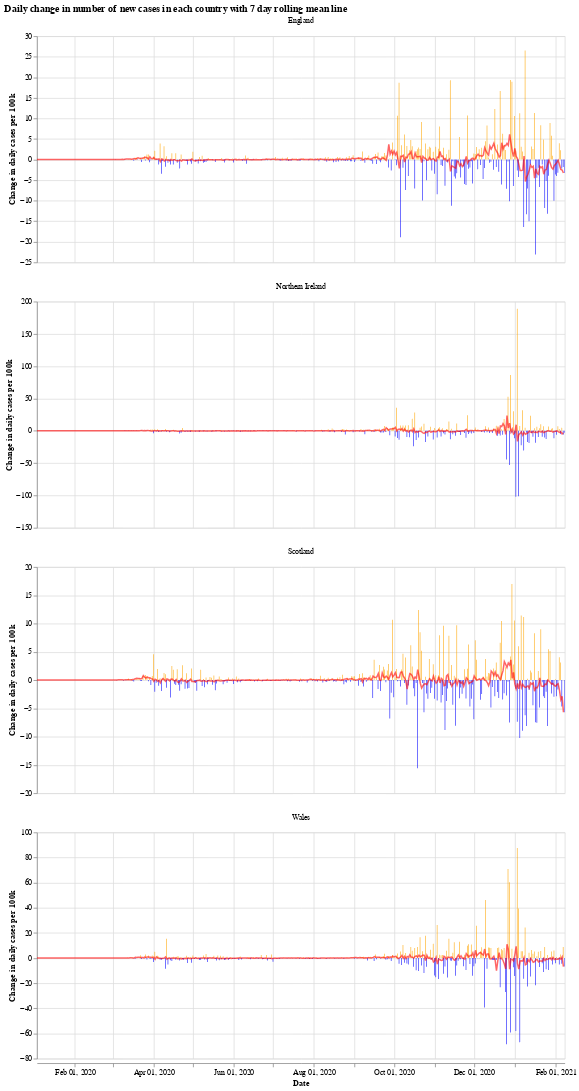

Source (notebook cell):
### Markdown cell above
We will use the Python library `Altair` for visualising the data, see the [altair docs](https://altair-viz.github.io/) for more information.

First we have a graph which shows the daily change in the number of new cases for each country. This number jumps up and down all over the place, which is likely due to delay in reporting of new cases over the weekend. Another interesting thing is that it looks like the daily cases in Wales experienced a much shorter period of calm over the summer (calm in the sense of daily cases not jumping up and down).

The orange bars are days when the number of new cases (per 100k population) was more than the previous day, while the blue are days when the number of new cases dropped. The red line is the 7 day moving average. 

When the moving average line is below 0, it means that there is a consistent drop in new cases. We can see this clearly happening around the times that lockdowns were introduced (though, to varying degrees). I will update the graphs soon with a marker of when each lockdown started.

### Code cell
# collapse
import altair as alt

bars = alt.Chart(uk_cases).mark_bar().encode(
    x=alt.X("yearmonthdate(date):T", axis=alt.Axis(title='Date')),
    y=alt.Y("casesChangeRate:Q", axis=alt.Axis(title='Change in daily cases per 100k')),
    tooltip='casesChange',
    color=alt.condition(
        alt.datum.casesChangeRate > 0,
        alt.value("orange"),  # The positive color
        alt.value("blue")  # The negative color
    )
).properties(title='Daily change in number of new cases with 7 day rolling mean',width=700).interactive()

line = alt.Chart(uk_cases).mark_line(
    color='red',
    size=2,
    opacity=0.6
).transform_window(
    rolling_mean='mean(casesChangeRate)',
    frame=[0, 7],
    groupby=['areaName']
).encode(
    x='yearmonthdate(date):T',
    y='rolling_mean:Q'
)

alt.layer(bars, line, data=uk_cases).facet(alt.Column(
    'areaName', title=''), columns=1).resolve_scale(y='independent').properties(title='Daily change in number of new cases in each country with 7 day rolling mean line')

### Figure 1 — Vega-Lite specification as saved in the notebook (floating-point values rounded to 4 significant figures; data arrays with more than 128 entries replaced by an {"elided": "..."} marker saying what was removed)
{"config": {"view": {"continuousWidth": 400, "continuousHeight": 300}}, "data": {"name": "data-045b01c13873dceab90d4da15d9f0a54"}, "facet": {"type": "nominal", "field": "areaName", "title": ""}, "spec": {"layer": [{"mark": "bar", "encoding": {"color": {"condition": {"value": "orange", "test": "(datum.casesChangeRate > 0)"}, "value": "blue"}, "tooltip": {"type": "quantitative", "field": "casesChange"}, "x": {"type": "temporal", "axis": {"title": "Date"}, "field": "date", "timeUnit": "yearmonthdate"}, "y": {"type": "quantitative", "axis": {"title": "Change in daily cases per 100k"}, "field": "casesChangeRate"}}, "selection": {"selector001": {"type": "interval", "bind": "scales", "encodings": ["x", "y"]}}, "title": "Daily change in number of new cases with 7 day rolling mean", "width": 700}, {"mark": {"type": "line", "color": "red", "opacity": 0.6, "size": 2}, "encoding": {"x": {"type": "temporal", "field": "date", "timeUnit": "yearmonthdate"}, "y": {"type": "quantitative", "field": "rolling_mean"}}, "transform": [{"window": [{"op": "mean", "field": "casesChangeRate", "as": "rolling_mean"}], "frame": [0, 7], "groupby": ["areaName"]}]}]}, "columns": 1, "resolve": {"scale": {"y": "independent"}}, "title": "Daily change in number of new cases in each country with 7 day rolling mean line", "$schema": "https://vega.github.io/schema/vega-lite/v4.8.1.json", "datasets": {"data-045b01c13873dceab90d4da15d9f0a54": {"elided": "1608 records"}}}
